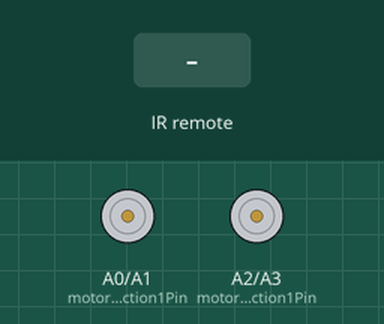
Bench run of a sketch on a simulated Arduino Uno, built with avr-gcc and run on an emulated ATmega328P. Shown: motor-driver pin pairs drawn as motors (green arrow = first pin HIGH = forward, orange = second pin HIGH = backward, longer = more drive, scaled by the enable pin). The inputs (shaded band) are chosen by the test bench. What the sketch prints to the serial monitor is not drawn.

Above: at 1.2 s.
1.3 s: infrared code 0xFF18E7 received
At 2.4 s:
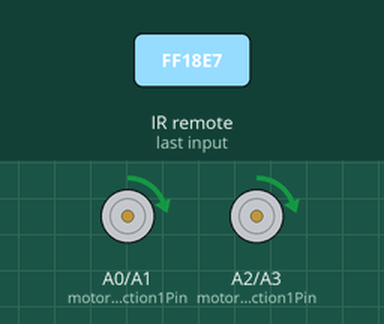
2.8 s: infrared code 0xFF10EF received
At 3.6 s:
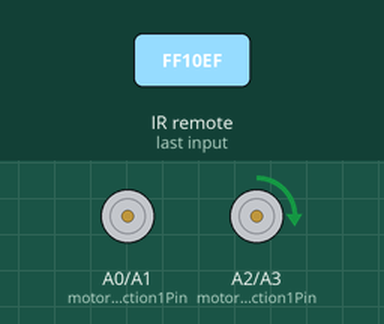
4.3 s: infrared code 0xFF4AB5 received
At 4.7 s:
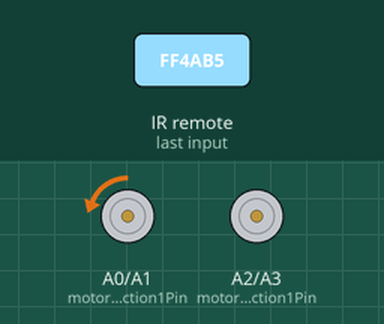
5.8 s: infrared code 0xFF5AA5 received
At 7.0 s:
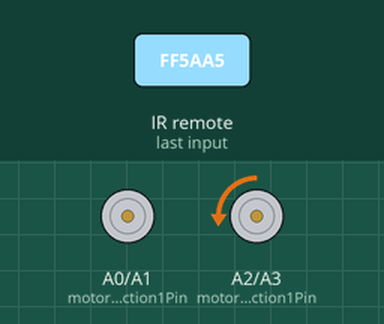
7.3 s: infrared code 0xFF18E7 received
At 8.3 s:
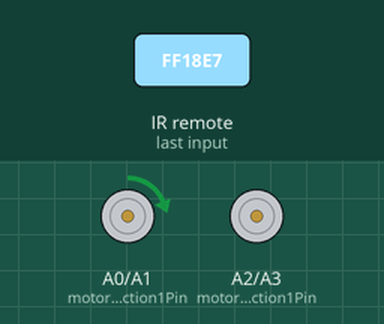
8.8 s: infrared code 0xFF5AA5 received
At 9.3 s:
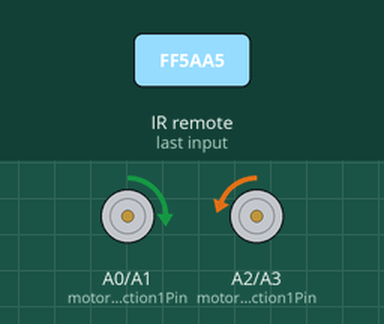
Timing chart, 0 to 11.3 s (numbered marks = the images above; inputs shaded):
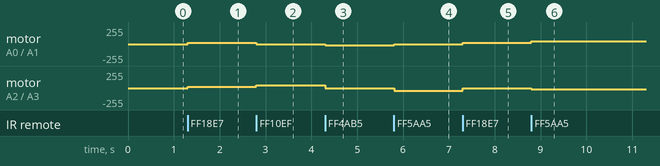

Measured:
- after the input at 1.3 s, motor on A0 (motor1Direction1Pin) / A1 (motor1Direction2Pin), motor on A2 (motor2Direction1Pin) / A3 (motor2Direction2Pin): stopped → forward 20/255 at once
- after the input at 2.8 s, motor on A0 (motor1Direction1Pin) / A1 (motor1Direction2Pin): forward 20/255 → stopped at once; motor on A2 (motor2Direction1Pin) / A3 (motor2Direction2Pin): forward 20/255 → forward 40/255 at once
- after the input at 4.3 s, motor on A0 (motor1Direction1Pin) / A1 (motor1Direction2Pin): stopped → backward 20/255 at once; motor on A2 (motor2Direction1Pin) / A3 (motor2Direction2Pin): forward 40/255 → stopped at once
- after the input at 5.8 s, motor on A0 (motor1Direction1Pin) / A1 (motor1Direction2Pin): backward 20/255 → stopped at once; motor on A2 (motor2Direction1Pin) / A3 (motor2Direction2Pin): stopped → backward 40/255 at once
- after the input at 7.3 s, motor on A0 (motor1Direction1Pin) / A1 (motor1Direction2Pin): stopped → forward 20/255 at once; motor on A2 (motor2Direction1Pin) / A3 (motor2Direction2Pin): backward 40/255 → stopped at once
- after the input at 8.8 s, motor on A0 (motor1Direction1Pin) / A1 (motor1Direction2Pin): forward 20/255 → forward 40/255 at once; motor on A2 (motor2Direction1Pin) / A3 (motor2Direction2Pin): stopped → backward 20/255 at once

The sketch:

_____________________________-_____.ino
```cpp
#include <IRremote.h>

IRrecv irrecv(13);
decode_results results;

#define FORWARD_CODE      0xFF18E7
#define BACKWARD_CODE     0xFF4AB5
#define LEFT_CODE         0xFF10EF
#define RIGHT_CODE        0xFF5AA5
#define STOP_CODE         0xFF38C7

#define FORWARD 1
#define BACKWARD -1
#define STOP     0

const int motor1SpeedPin = 5;
const int motor1Direction1Pin = A0;
const int motor1Direction2Pin = A1;

const int motor2SpeedPin = 6;
const int motor2Direction1Pin = A2;
const int motor2Direction2Pin = A3;

int motor1Speed = 0;
int motor2Speed = 0;

// Переменная для хранения последнего запомненного кода кнопки
unsigned long lastButtonCode = 0;

// Переменная для хранения времени последнего срабатывания кнопки
unsigned long lastButtonTime = 0;

// Переменная для задания времени задержки перед повторным выводом последнего кода
const unsigned long repeatDelay = 500;

void setup() {
  irrecv.enableIRIn();
  pinMode(motor1SpeedPin, OUTPUT);
  pinMode(motor1Direction1Pin, OUTPUT);
  pinMode(motor1Direction2Pin, OUTPUT);

  pinMode(motor2SpeedPin, OUTPUT);
  pinMode(motor2Direction1Pin, OUTPUT);
  pinMode(motor2Direction2Pin, OUTPUT);

  Serial.begin(9600); // Инициализация монитора порта
}

// Функция для управления двигателем 1
void controlMotor1(int speed, int direction) {
  if (speed >= 0) {
    digitalWrite(motor1Direction1Pin, HIGH);
    digitalWrite(motor1Direction2Pin, LOW);
  } else {
    digitalWrite(motor1Direction1Pin, LOW);
    digitalWrite(motor1Direction2Pin, HIGH);
    speed = -speed;
  }
  analogWrite(motor1SpeedPin, speed);
}

// Функция для управления двигателем 2
void controlMotor2(int speed, int direction) {
  if (speed >= 0) {
    digitalWrite(motor2Direction1Pin, HIGH);
    digitalWrite(motor2Direction2Pin, LOW);
  } else {
    digitalWrite(motor2Direction1Pin, LOW);
    digitalWrite(motor2Direction2Pin, HIGH);
    speed = -speed;
  }
  analogWrite(motor2SpeedPin, speed);
}

void loop() {
  if (irrecv.decode(&results)) {
    // Получаем значение кода
    unsigned long currentCode = results.value;

    // Если текущее значение кода отличается от последнего запомненного,
    // сбрасываем таймер времени последнего срабатывания кнопки
    if (currentCode != lastButtonCode) {
      lastButtonTime = millis();
    }

    // Если прошло достаточно времени после последнего срабатывания кнопки
    // и текущее значение кода не равно 0xFFFFFFFF (FFFFFFF), выводим его
    if (millis() - lastButtonTime >= repeatDelay && currentCode != 0xFFFFFFFF) {
      lastButtonCode = currentCode;
    }

    // Если значения отличаются, то это уникальный сигнал кнопки,
    // и мы можем его обработать
    switch (currentCode) {
      case FORWARD_CODE:
        // Увеличиваем скорость вперед
        motor1Speed = constrain(motor1Speed + 20, 0, 255);
        motor2Speed = constrain(motor2Speed + 20, 0, 255);
        break;
      case BACKWARD_CODE:
        // Увеличиваем скорость назад
        motor1Speed = constrain(motor1Speed - 20, -255, 0);
        motor2Speed = constrain(motor2Speed - 20, -255, 0);
        break;
      case RIGHT_CODE:
        // Поворот направо
        motor1Speed = constrain(motor1Speed + 20, 0, 255);
        motor2Speed = constrain(motor2Speed - 20, -255, 0);
        break;
      case LEFT_CODE:
        // Поворот налево
        motor1Speed = constrain(motor1Speed - 20, -255, 0);
        motor2Speed = constrain(motor2Speed + 20, 0, 255);
        break;
      case STOP_CODE:
        // Остановка
        motor1Speed = 0;
        motor2Speed = 0;
        break;
      // Другие кейсы для других кнопок пульта (если необходимо)
    }

    irrecv.resume(); // Продолжаем прослушивание ИК сигналов
  }

  // Устанавливаем скорость моторов
  controlMotor1(motor1Speed, motor1Speed >= 0 ? FORWARD : BACKWARD);
  controlMotor2(motor2Speed, motor2Speed >= 0 ? FORWARD : BACKWARD);

  // Выводим последнее запомненное значение кода кнопки в монитор порта
  Serial.println(lastButtonCode);
}
```
